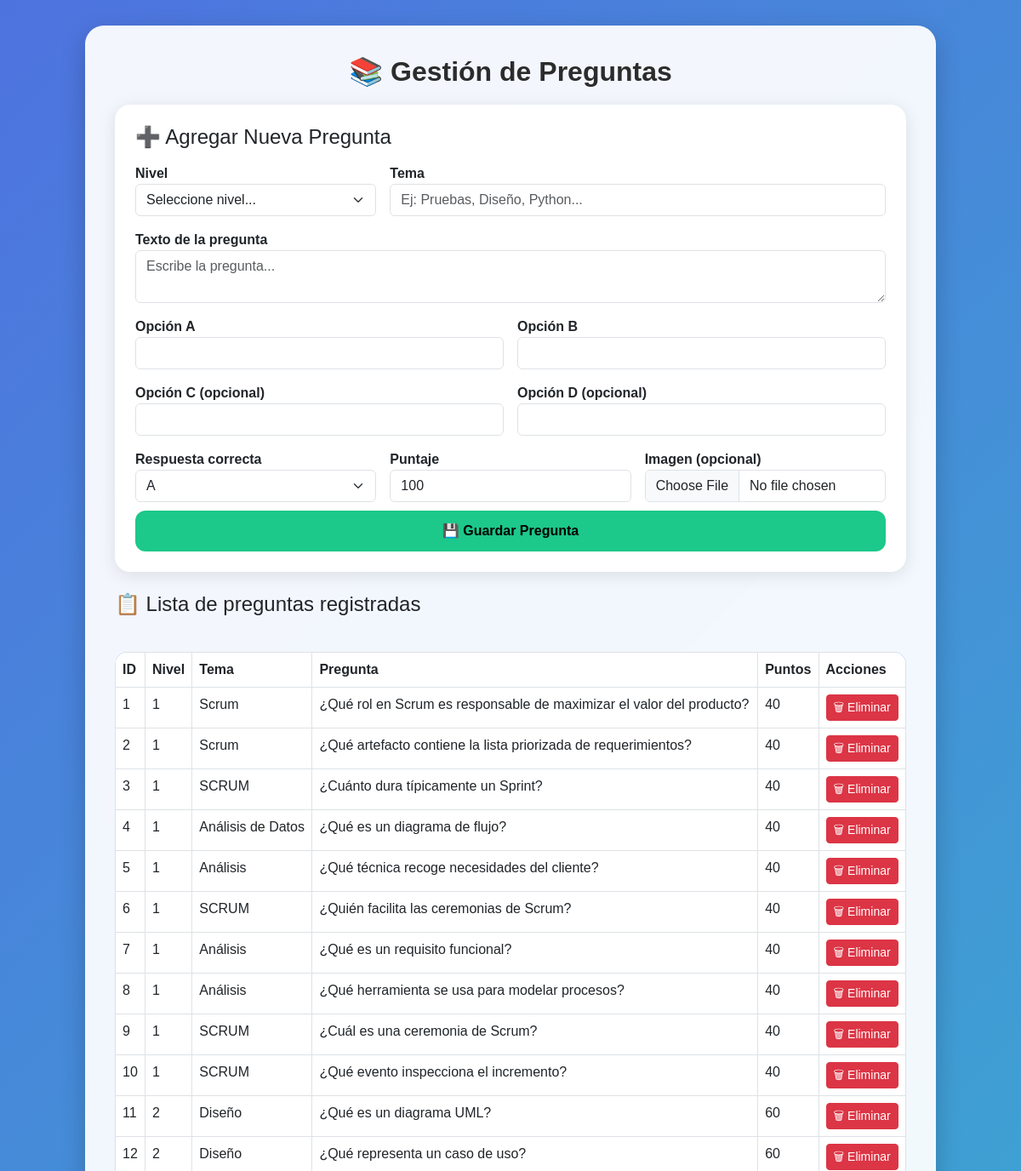
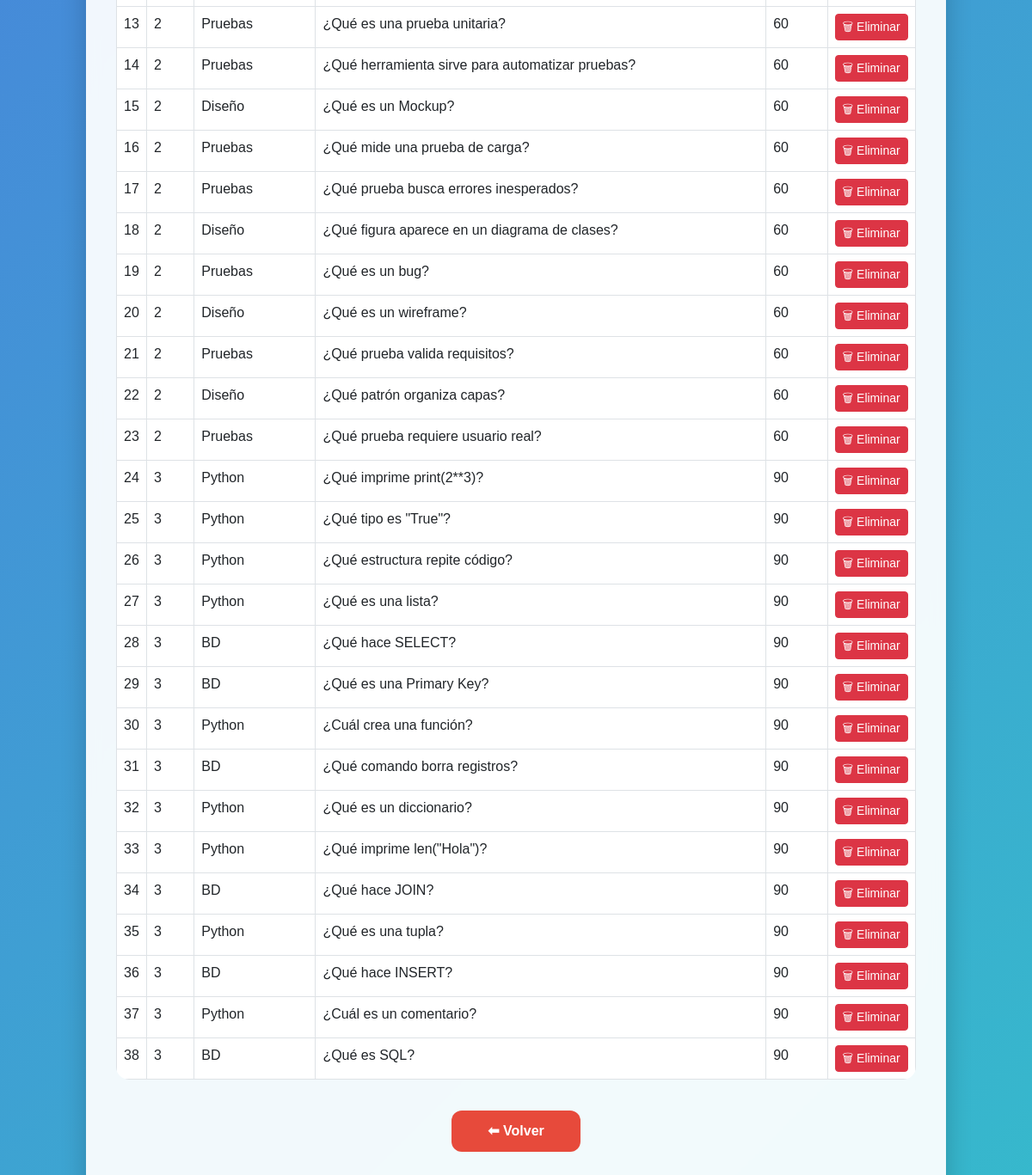
/admin/gestionar_preguntas.php (signed in), run on the app's committed database (2 pictures, top to bottom).
### tables this page shows
CREATE TABLE `preguntas` (
  `id` int(11) NOT NULL,
  `nivel_id` int(11) NOT NULL,
  `tema` varchar(150) NOT NULL,
  `texto` text NOT NULL,
  `opcion_a` text NOT NULL,
  `opcion_b` text NOT NULL,
  `opcion_c` text NOT NULL,
  `opcion_d` text NOT NULL,
  `opcion_correcta` char(1) NOT NULL,
  `puntos` int(11) NOT NULL,
  `imagenes` varchar(225) DEFAULT NULL,
  `creado_por` int(11) DEFAULT NULL,
  `creado_en` datetime NOT NULL DEFAULT current_timestamp()
);

### admin/gestionar_preguntas.php (the view, shortened to what this page needs)
<?php
require '../config/conexion.php';
$preguntas = $pdo->query("SELECT p.*, n.nombre AS nivel FROM preguntas p JOIN niveles n ON p.nivel_id = n.id ORDER BY p.nivel_id")->fetchAll();
?>
<!DOCTYPE html>
<html lang="es">
<head>
  <link href="https://cdn.jsdelivr.net/npm/bootstrap@5.3.0/dist/css/bootstrap.min.css" rel="stylesheet">
</head>
<body>
<div class="contenedor">
  <h2>📚 Gestión de Preguntas</h2>
  <div class="card p-4 mb-4">
    <h4 class="mb-3">➕ Agregar Nueva Pregunta</h4>
    <form method="POST" enctype="multipart/form-data">
      <div class="row g-3">
        <div class="col-md-4">
          <label>Nivel</label>
          <select name="nivel_id" class="form-select" required>
            <option value="">Seleccione nivel...</option>
          </select>
        </div>
        <div class="col-md-8">
          <label>Tema</label>
          <input type="text" name="tema" class="form-control" placeholder="Ej: Pruebas, Diseño, Python..." required>
        </div>
        <div class="col-12">
          <label>Texto de la pregunta</label>
          <textarea name="texto" class="form-control" rows="2" placeholder="Escribe la pregunta..." required></textarea>
        </div>
        <div class="col-md-6">
          <label>Opción A</label>
          <input type="text" name="opcion_a" class="form-control" required>
        </div>
        <div class="col-md-6">
          <label>Opción B</label>
          <input type="text" name="opcion_b" class="form-control" required>
        </div>
        <div class="col-md-6">
          <label>Opción C (opcional)</label>
          <input type="text" name="opcion_c" class="form-control">
        </div>
        <div class="col-md-6">
          <label>Opción D (opcional)</label>
          <input type="text" name="opcion_d" class="form-control">
        </div>
        <div class="col-md-4">
          <label>Respuesta correcta</label>
          <select name="opcion_correcta" class="form-select" required>
            <option value="a">A</option>
          </select>
        </div>
        <div class="col-md-4">
          <label>Puntaje</label>
          <input type="number" name="puntos" class="form-control" value="100" required>
        </div>
        <div class="col-md-4">
          <label>Imagen (opcional)</label>
          <input type="file" name="imagen" class="form-control">
        </div>
      </div>
      <button type="submit" class="btn-guardar">💾 Guardar Pregunta</button>
    </form>
  </div>
  <h4 class="mb-3">📋 Lista de preguntas registradas</h4>
  <div class="table-responsive">
    <table class="table table-bordered">
      <thead>
        <tr>
          <th>ID</th>
          <th>Nivel</th>
          <th>Tema</th>
          <th>Pregunta</th>
          <th>Puntos</th>
          <th>Acciones</th>
        </tr>
      </thead>
      <tbody>
        <?php if (empty($preguntas)): ?>
          <tr>
            <td colspan="6" class="text-center text-muted">No hay preguntas registradas.</td>
          </tr>
        <?php else: ?>
          <?php foreach ($preguntas as $p): ?>
            <tr>
              <td><?= $p['id'] ?></td>
              <td><?= $p['nivel_id'] ?></td>
              <td><?= htmlspecialchars($p['tema']) ?></td>
              <td><?= htmlspecialchars($p['texto']) ?></td>
              <td><?= $p['puntos'] ?></td>
              <td>
                <a href="eliminar_pregunta.php?id=<?= $p['id'] ?>" class="btn btn-sm btn-danger">🗑 Eliminar</a>
              </td>
            </tr>
          <?php endforeach; ?>
        <?php endif; ?>
      </tbody>
    </table>
  </div>
  <a href="panel_admin.php" class="btn-volver">⬅ Volver</a>
</div>
</body>
</html>

### admin/gestionar_preguntas.php (style rules this page uses)
body { background: linear-gradient(135deg, #4e73df, #36b9cc); min-height: 100vh; padding: 30px; font-family: "Poppins", sans-serif; }
.contenedor { background: #ffffffee; backdrop-filter: blur(8px); padding: 35px; border-radius: 22px; max-width: 1000px; margin: auto; box-shadow: 0px 10px 30px rgba(0,0,0,0.2); animation: fadeIn 0.5s ease-out; }
h2 { font-weight: 900; color: #2c2c2c; text-align: center; margin-bottom: 20px; }
.card { border-radius: 18px; box-shadow: 0px 4px 20px rgba(0,0,0,0.1); border: none; }
label { font-weight: 600; }
.btn-guardar { background: #1cc88a; border: none; font-weight: bold; padding: 12px; border-radius: 12px; width: 100%; margin-top: 10px; transition: .2s; }
.btn-volver { background: #e74a3b; color: white; text-decoration: none; font-weight: bold; padding: 12px 20px; border-radius: 12px; display: block; width: 150px; margin: 20px auto; text-align: center; }
table { border-radius: 15px; overflow: hidden; margin-top: 25px; }
thead { background: #4e73df; color: white; }

### data on the page
preguntas: id "1", nivel "1", tema "Scrum", texto "¿Qué rol en Scrum es responsable de maximizar el valor del producto?", puntos "40"
preguntas: id "2", nivel "1", tema "Scrum", texto "¿Qué artefacto contiene la lista priorizada de requerimientos?", puntos "40"
preguntas: id "3", nivel "1", tema "SCRUM", texto "¿Cuánto dura típicamente un Sprint?", puntos "40"
preguntas: id "4", nivel "1", tema "Análisis de Datos", texto "¿Qué es un diagrama de flujo?", puntos "40"
preguntas: id "5", nivel "1", tema "Análisis", texto "¿Qué técnica recoge necesidades del cliente?", puntos "40"
preguntas: id "6", nivel "1", tema "SCRUM", texto "¿Quién facilita las ceremonias de Scrum?", puntos "40"
preguntas: id "7", nivel "1", tema "Análisis", texto "¿Qué es un requisito funcional?", puntos "40"
preguntas: id "8", nivel "1", tema "Análisis", texto "¿Qué herramienta se usa para modelar procesos?", puntos "40"
preguntas: id "9", nivel "1", tema "SCRUM", texto "¿Cuál es una ceremonia de Scrum?", puntos "40"
preguntas: id "10", nivel "1", tema "SCRUM", texto "¿Qué evento inspecciona el incremento?", puntos "40"
preguntas: id "11", nivel "2", tema "Diseño", texto "¿Qué es un diagrama UML?", puntos "60"
preguntas: id "12", nivel "2", tema "Diseño", texto "¿Qué representa un caso de uso?", puntos "60"
preguntas: id "13", nivel "2", tema "Pruebas", texto "¿Qué es una prueba unitaria?", puntos "60"
preguntas: id "14", nivel "2", tema "Pruebas", texto "¿Qué herramienta sirve para automatizar pruebas?", puntos "60"
preguntas: id "15", nivel "2", tema "Diseño", texto "¿Qué es un Mockup?", puntos "60"
preguntas: id "16", nivel "2", tema "Pruebas", texto "¿Qué mide una prueba de carga?", puntos "60"
preguntas: id "17", nivel "2", tema "Pruebas", texto "¿Qué prueba busca errores inesperados?", puntos "60"
preguntas: id "18", nivel "2", tema "Diseño", texto "¿Qué figura aparece en un diagrama de clases?", puntos "60"
preguntas: id "19", nivel "2", tema "Pruebas", texto "¿Qué es un bug?", puntos "60"
preguntas: id "20", nivel "2", tema "Diseño", texto "¿Qué es un wireframe?", puntos "60"
preguntas: id "21", nivel "2", tema "Pruebas", texto "¿Qué prueba valida requisitos?", puntos "60"
preguntas: id "22", nivel "2", tema "Diseño", texto "¿Qué patrón organiza capas?", puntos "60"
preguntas: id "23", nivel "2", tema "Pruebas", texto "¿Qué prueba requiere usuario real?", puntos "60"
preguntas: id "24", nivel "3", tema "Python", texto "¿Qué imprime print(2**3)?", puntos "90"
preguntas: id "25", nivel "3", tema "Python", texto "¿Qué tipo es \"True\"?", puntos "90"
preguntas: id "26", nivel "3", tema "Python", texto "¿Qué estructura repite código?", puntos "90"
preguntas: id "27", nivel "3", tema "Python", texto "¿Qué es una lista?", puntos "90"
preguntas: id "28", nivel "3", tema "BD", texto "¿Qué hace SELECT?", puntos "90"
preguntas: id "29", nivel "3", tema "BD", texto "¿Qué es una Primary Key?", puntos "90"
preguntas: id "30", nivel "3", tema "Python", texto "¿Cuál crea una función?", puntos "90"
preguntas: id "31", nivel "3", tema "BD", texto "¿Qué comando borra registros?", puntos "90"
preguntas: id "32", nivel "3", tema "Python", texto "¿Qué es un diccionario?", puntos "90"
preguntas: id "33", nivel "3", tema "Python", texto "¿Qué imprime len(\"Hola\")?", puntos "90"
preguntas: id "34", nivel "3", tema "BD", texto "¿Qué hace JOIN?", puntos "90"
preguntas: id "35", nivel "3", tema "Python", texto "¿Qué es una tupla?", puntos "90"
preguntas: id "36", nivel "3", tema "BD", texto "¿Qué hace INSERT?", puntos "90"
preguntas: id "37", nivel "3", tema "Python", texto "¿Cuál es un comentario?", puntos "90"
preguntas: id "38", nivel "3", tema "BD", texto "¿Qué es SQL?", puntos "90"
